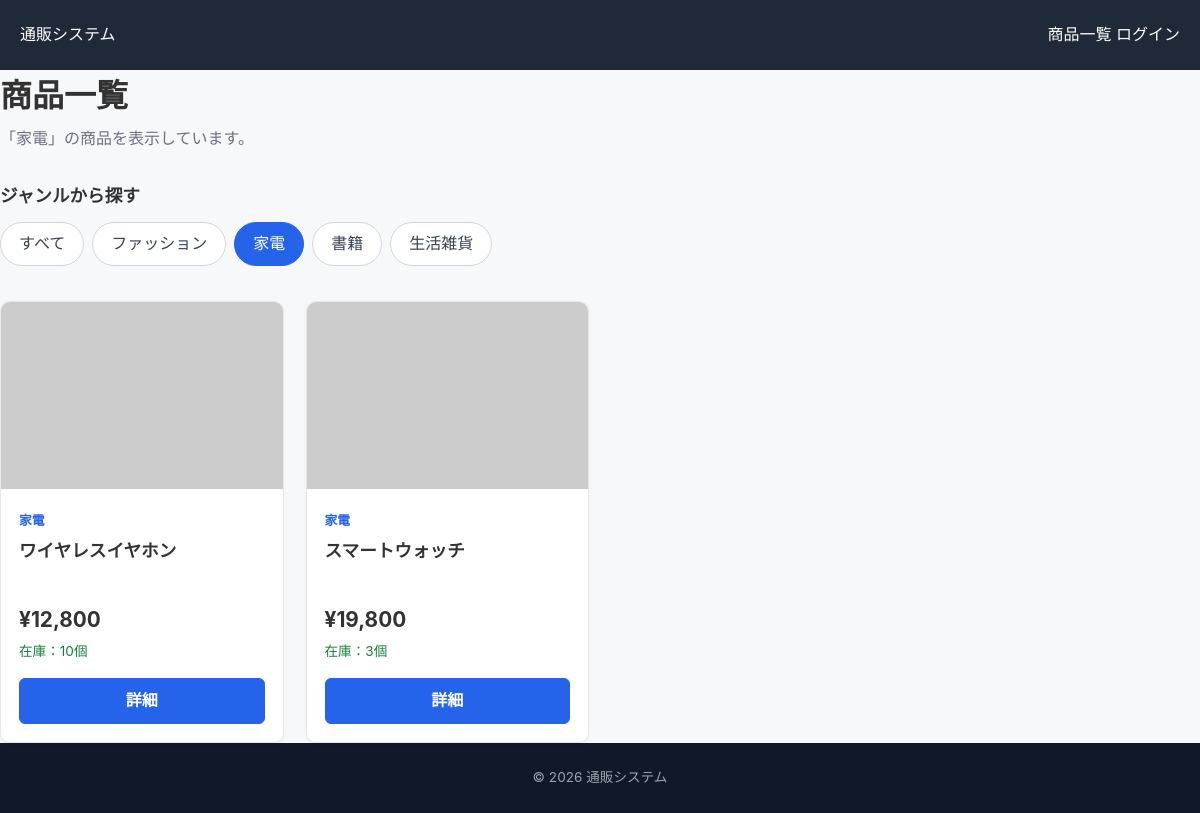
/?genre=家電, run on the app's committed database.
### tables this page shows
CREATE TABLE products (
            id INTEGER PRIMARY KEY AUTOINCREMENT,
            name TEXT NOT NULL,
            price INTEGER NOT NULL,
            genre TEXT NOT NULL,
            stock INTEGER NOT NULL DEFAULT 0,
            image_url TEXT,
            description TEXT NOT NULL
        );

### app.py (the view, shortened to what this page needs)
@app.route("/")
def index():
    db = get_db()
    genre = request.args.get("genre", "").strip()
    if genre:
        products = db.execute(
            """
            SELECT *
            FROM products
            WHERE genre = ?
            ORDER BY id
            """,
            (genre,),
        ).fetchall()
    genres = db.execute(
        """
        SELECT DISTINCT genre
        FROM products
        ORDER BY genre
        """
    ).fetchall()
    return render_template(
        "index.html",
        products=products,
        genres=genres,
        selected_genre=genre,
    )

### app.py (called while the page is built, shortened)
def get_db():
    if "db" not in g:
        g.db = sqlite3.connect(DATABASE)
        g.db.row_factory = sqlite3.Row
    return g.db

@app.context_processor
def inject_current_user():
    user = None
    return {
        "current_user": user
    }

### templates/index.html (shortened to what this page needs)
{% extends "base.html" %}
{% block content %}
<section class="page-header">
    <div>
        <h1>商品一覧</h1>
        {% if selected_genre %}
            <p>
                「{{ selected_genre }}」の商品を表示しています。
            </p>
        {% else %}
            <p>
                商品をお選びください。
            </p>
        {% endif %}
    </div>
</section>
<section class="genre-filter">
    <h2>ジャンルから探す</h2>
    <div class="genre-buttons">
        <a
            href="{{ url_for('index') }}"
            class="genre-button {% if not selected_genre %}active{% endif %}"
        >
            すべて
        </a>
        {% for genre in genres %}
            <a
                href="{{ url_for('index', genre=genre['genre']) }}"
                class="genre-button {% if selected_genre == genre['genre'] %}active{% endif %}"
            >
                {{ genre["genre"] }}
            </a>
        {% endfor %}
    </div>
</section>
<section class="products-section">
    {% if products %}
        <div class="product-grid">
            {% for product in products %}
                <article class="product-card">
                    <div class="product-image-wrapper">
                        <img
                            src="{{ product['image_url'] }}"
                            alt="{{ product['name'] }}"
                            class="product-image"
                        >
                    </div>
                    <div class="product-content">
                        <span class="product-genre">
                            {{ product["genre"] }}
                        </span>
                        <h2 class="product-name">
                            {{ product["name"] }}
                        </h2>
                        <p class="product-price">
                            ¥{{ "{:,}".format(product["price"]) }}
                        </p>
                        {% if product["stock"] > 0 %}
                            <p class="stock in-stock">
                                在庫：{{ product["stock"] }}個
                            </p>
                        {% else %}
                            <p class="stock out-of-stock">
                                在庫切れ
                            </p>
                        {% endif %}
                        <a
                            href="{{ url_for(
                                'product_detail',
                                product_id=product['id']
                            ) }}"
                            class="primary-button detail-button"
                        >
                            詳細
                        </a>
                    </div>
                </article>
            {% endfor %}
        </div>
    {% endif %}
</section>
{% endblock %}

### static/css/style.css (style rules this page uses)
* { box-sizing: border-box; }
html { font-size: 16px; }
body { margin: 0; padding: 0; font-family: -apple-system, BlinkMacSystemFont, "Segoe UI", "Hiragino Kaku Gothic ProN", "Hiragino Sans", "Yu Gothic", YuGothic, Meiryo, sans-serif; color: #333; background: #f7f8fa; line-height: 1.6; }
a { color: inherit; text-decoration: none; }
.page-header { margin-bottom: 30px; }
.page-header h1 { margin: 0 0 5px; font-size: 2rem; }
.page-header p { margin: 0; color: #6b7280; }
.genre-filter { margin-bottom: 35px; }
.genre-filter h2 { font-size: 1.1rem; margin: 0 0 12px; }
.genre-buttons { display: flex; flex-wrap: wrap; gap: 8px; }
.genre-button { display: inline-block; padding: 8px 18px; border: 1px solid #d1d5db; border-radius: 999px; background: #fff; color: #374151; transition: background 0.2s, color 0.2s, border-color 0.2s; }
.genre-button.active { border-color: #2563eb; background: #2563eb; color: #fff; }
.product-grid { display: grid; grid-template-columns: repeat(4, minmax(0, 1fr)); gap: 22px; }
.product-card { background: #fff; border: 1px solid #e5e7eb; border-radius: 10px; overflow: hidden; box-shadow: 0 2px 5px rgba(0, 0, 0, 0.04); transition: transform 0.2s, box-shadow 0.2s; }
.product-image-wrapper { position: relative; width: 100%; aspect-ratio: 3 / 2; overflow: hidden; background: #f3f4f6; }
.product-image { width: 100%; height: 100%; object-fit: cover; display: block; }
.product-content { padding: 18px; }
.product-genre { display: inline-block; margin-bottom: 5px; color: #2563eb; font-size: 0.8rem; font-weight: bold; }
.product-name { margin: 0 0 10px; font-size: 1.1rem; min-height: 3.2em; }
.product-price { margin: 0 0 5px; font-size: 1.3rem; font-weight: bold; }
.stock { margin: 0 0 15px; font-size: 0.85rem; }
.in-stock { color: #15803d; }
.primary-button, .secondary-button, .cart-button { display: inline-flex; align-items: center; justify-content: center; min-height: 44px; padding: 9px 20px; border-radius: 6px; font-weight: bold; cursor: pointer; transition: background 0.2s, border-color 0.2s, color 0.2s; }
.primary-button { border: 1px solid #2563eb; background: #2563eb; color: #fff; }
.detail-button { width: 100%; }

### data on the page
products: genre "家電", name "ワイヤレスイヤホン", price "12,800", stock "10"
products: genre "家電", name "スマートウォッチ", price "19,800", stock "3"

### other printed values
{{ selected_genre }} "家電"
{{ genre["genre"] }} "ファッション" "家電" "書籍" "生活雑貨"
